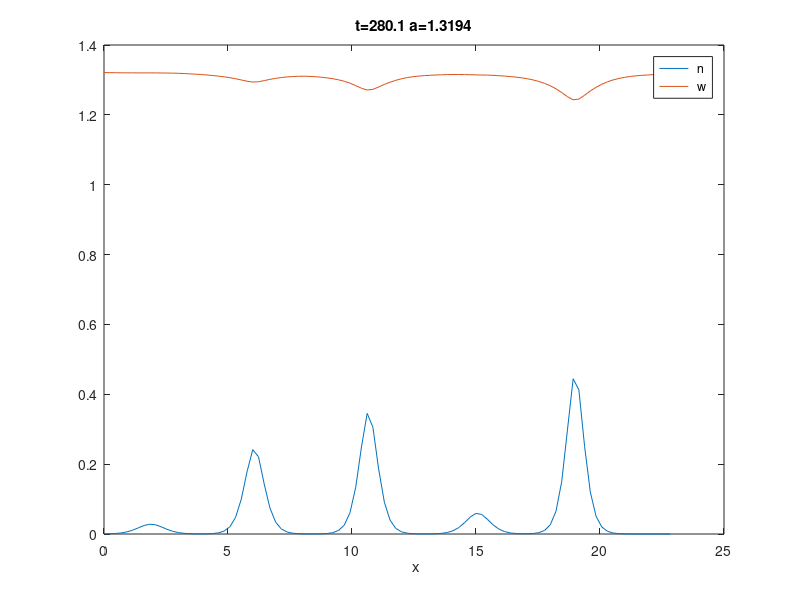
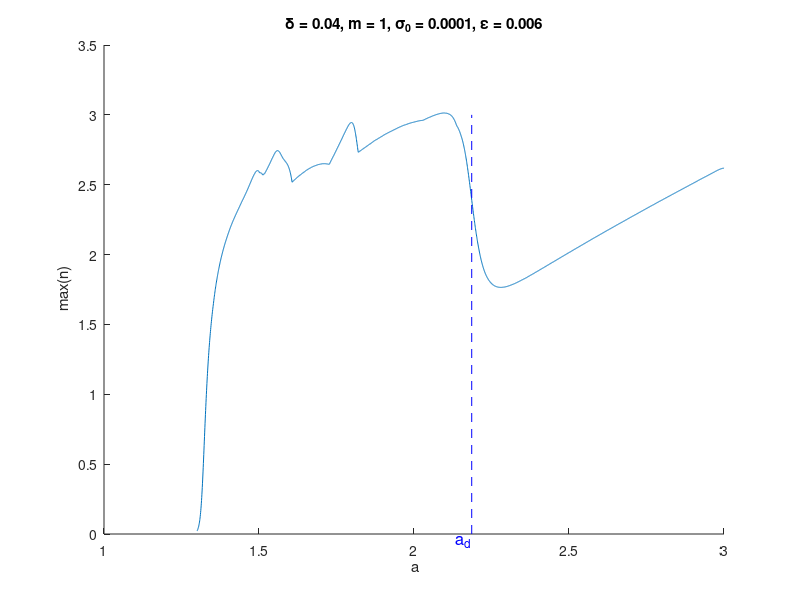

The MATLAB script that drew these images, in order:
N=100;
L=22.839;
x=linspace(0,L,N);

delta=0.04;
sigma0=0.0001;
m = 1;
eps=0.006;
a0=3;
a1=1.3;
dt=0.1;
T=(a0 -a1)/eps;
tt=0:dt:T;
aa= a0 -eps*tt;

n0=a0/2+sqrt((a0/(2*m))^2-1);
n=(x') *0+n0; w=1./n;
dx=x(2)-x(1);
tout=0;

% laplacian with neumann boundary conditions
Lap=-2*diag(ones(1,N))+diag(ones(1,N-1) ,1)+diag(ones(1,N-1) ,-1);
Lap(1,2)=2;Lap(N,N-1)=2;

M1=delta*Lap/dx^2+eye(N)*(-1/dt -m);
M2=Lap/dx^2-eye(N);

maxn=[]; spread=[];

for idx=1:numel(tt)
    a=aa(idx);
    t=tt(idx);

    noise= randn(N,1)*sqrt(dt)*sigma0*sqrt(N);
    wnext =(M2 -diag(n.^2))\(-a-noise/dt);
    nnext=M1\(-n/dt -n.^2.*w);
    n=nnext; w=wnext;

    maxn(end+1)=max(n);
    spread(end+1) = (max(n)-min(n))/mean(n);
    if t>tout
        tout=tout+10;
        figure(1);
        plot(x,n,x,w);
        legend(' n' ,' w' ); xlabel( ' x' );
        title(sprintf( ' t=%g a=%g ' ,t, a));
        drawnow;
        % pause;
    end
end

disp(spread);

figure(2); hold on;
plot(aa,maxn);
at = interp1( spread , aa , 1);
plot([at,at],[0,3], ' --b' );
xlabel(' a' ); ylabel( ' max(n)' );
title(sprintf('\\delta = %g, m = %g, \\sigma_0 = %g, \\epsilon = %g',delta, m, sigma0, eps));
text(at, 0, 'a_d', 'HorizontalAlignment', 'right', 'VerticalAlignment', 'top', 'FontSize', 12, 'Color', 'blue');